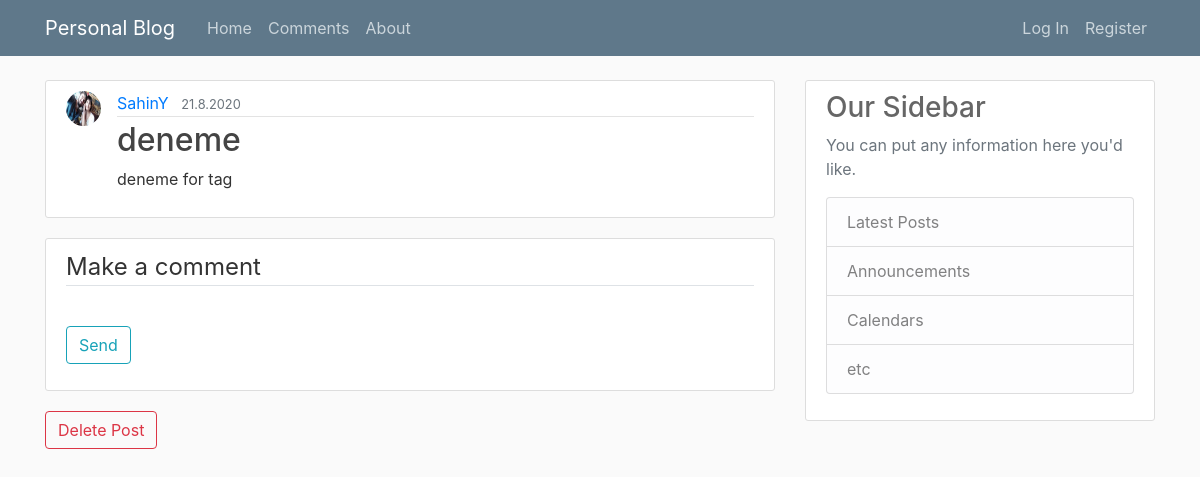
The page /post/26/ on the database its author committed.
### blog/models.py (models this page shows, shortened)
class Post(models.Model):
    title = models.CharField(max_length=100)
    content = models.TextField()
    date_posted = models.DateTimeField(default=timezone.now)
    author = models.ForeignKey(User, on_delete=models.CASCADE, default=None)
    tag = models.CharField(max_length=20, blank=True)

### users/models.py (models this page shows, shortened)
class Profile(models.Model):
    user = models.OneToOneField(User, verbose_name="Deneme --> test", on_delete=models.CASCADE)
    image = models.ImageField('Image you want always', default='default.jpg', upload_to='profile_pics', blank=True)

### blog/views.py (the view)
# urls.py: path('post/<int:pk>/', PostDetailView.as_view(), name='post-detail'),
class PostDetailView(DetailView):
    model = Post

### blog/templates/blog/post_detail.html (shortened to what this page needs)
{% extends "blog/base.html" %}
{% load crispy_forms_tags %}
{% block content %}
    <article class="media content-section">
      <img class="rounded-circle article-img" src="{{ post.author.profile.image.url }}" style="max-height: 35px; max-width: 35px;">
      <div class="media-body">
        <div class="article-metadata">
          <a class="mr-2" href="#">{{ object.author }}</a>
          <small class="text-muted">{{ object.date_posted.day }}.{{ object.date_posted.month }}.{{ object.date_posted.year }}</small>
        </div>
        <h2 class="article-title">{{object.title}}</h2>
        <p class="article-content">{{ object.content }}</p>
      </div>
    </article>
    <div class="content-section">
    	<form method="POST">
    		<fieldset class="form-group">
    			<legend class="border-bottom mb-4">Make a comment</legend>
    		</fieldset>
    		<div class="form-group">
    			<button class="btn btn-outline-info" type="Submit" >Send</button>
    		</div>
    	</form>
    </div>
    <button id="postDeleteButton" class="btn btn-outline-danger" type="Submit">
            Delete Post
    </button>
{% endblock content %}

### blog/static/blog/main.css (style rules this page uses)
body { background: #fafafa; color: #333333; margin-top: 5rem; }
h1, h2, h3, h4, h5, h6 { color: #666666; }
.content-section { background: #ffffff; padding: 10px 20px; border: 1px solid #dddddd; border-radius: 3px; margin-bottom: 20px; }
.article-title { color: #444444; }
.article-content { white-space: pre-line; }
.article-img { height: 65px; width: 65px; margin-right: 16px; }
.article-metadata { padding-bottom: 1px; margin-bottom: 4px; border-bottom: 1px solid #e3e3e3 }

### rows shown on the page
Post: author.profile.image (picture), author "SahinY", date_posted.day "21", date_posted.month "8", date_posted.year "2020", title "deneme", content "deneme for tag"
